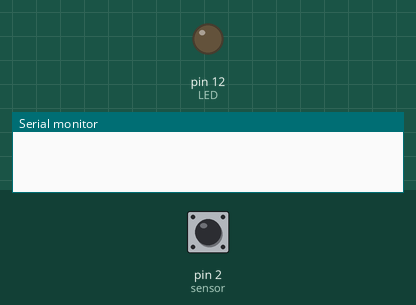
Recording of a sketch running on a simulated Arduino Uno, built with avr-gcc and run on an emulated ATmega328P. On the bench: output pins drawn as LEDs (lit = HIGH), the last lines printed to the serial monitor. Dashed ring = blinking. The test bench sets the inputs (shaded band); at power-on: pin 2 (sensor) HIGH.

Above: at 1.2 s.
1.3 s: pin 2 (sensor) pulsed LOW 5 times (0.12 s each, 0.3 s apart)
At 1.57 s:
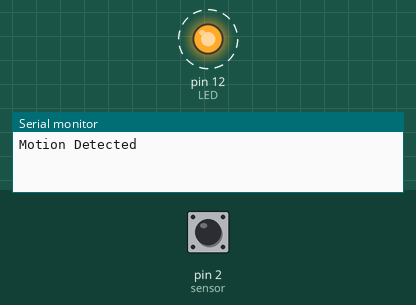
At 3.1 s:
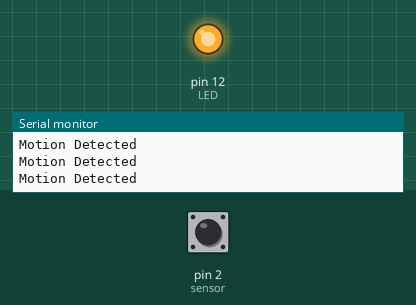
Timing chart, 0 to 4.6 s (numbered marks = the images above; inputs shaded):
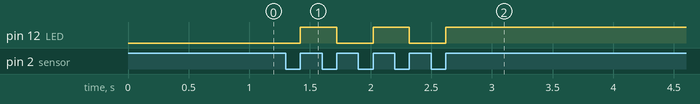

Measured:
- after the input at 1.3 s, pin 12 (LED): alternates HIGH for 0.30 s and LOW for 0.30 s, 5 changes in all, then stays HIGH, starting after 0.12 s

The sketch:

TASK1.2P.ino
```cpp
// C++ code
//
#define sensor 2 //definig the digital pin 2 as a global variable

const byte LED = 12;
uint8_t motionState = LOW;

void setup()
{
  pinMode(sensor, INPUT_PULLUP); // initializing the PIR motion sensor pin as input
  pinMode(LED, OUTPUT); // initializing the LED pin as output
  Serial.begin(9600); // starting serial communication at 9600 baud

  attachInterrupt(digitalPinToInterrupt(sensor), motionFound, RISING);
}

void loop()
{

}

void motionFound()
{

  motionState = !motionState;

    digitalWrite(LED, motionState); // LED ON
    Serial.println("Motion Detected"); //message on serial monitor


}
```
